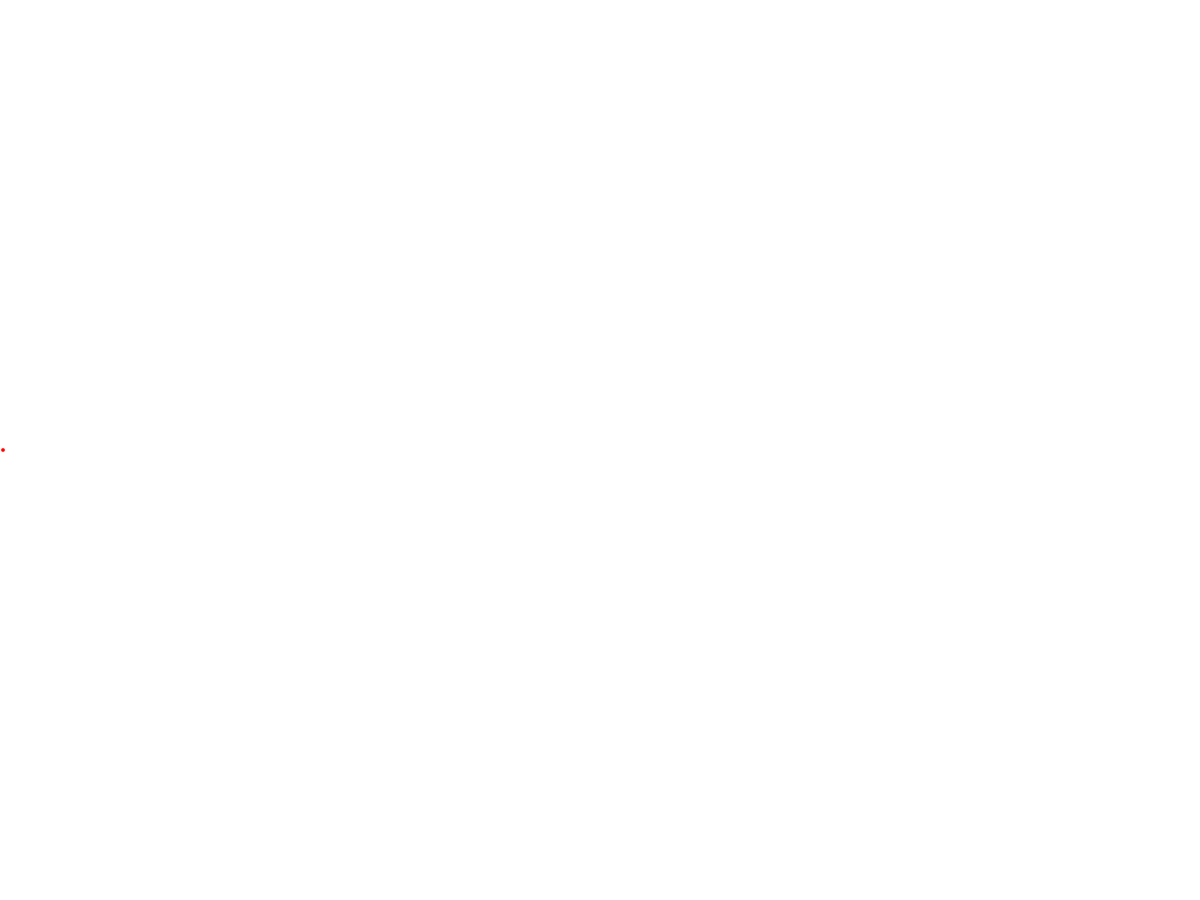
Frame 1 (no input)
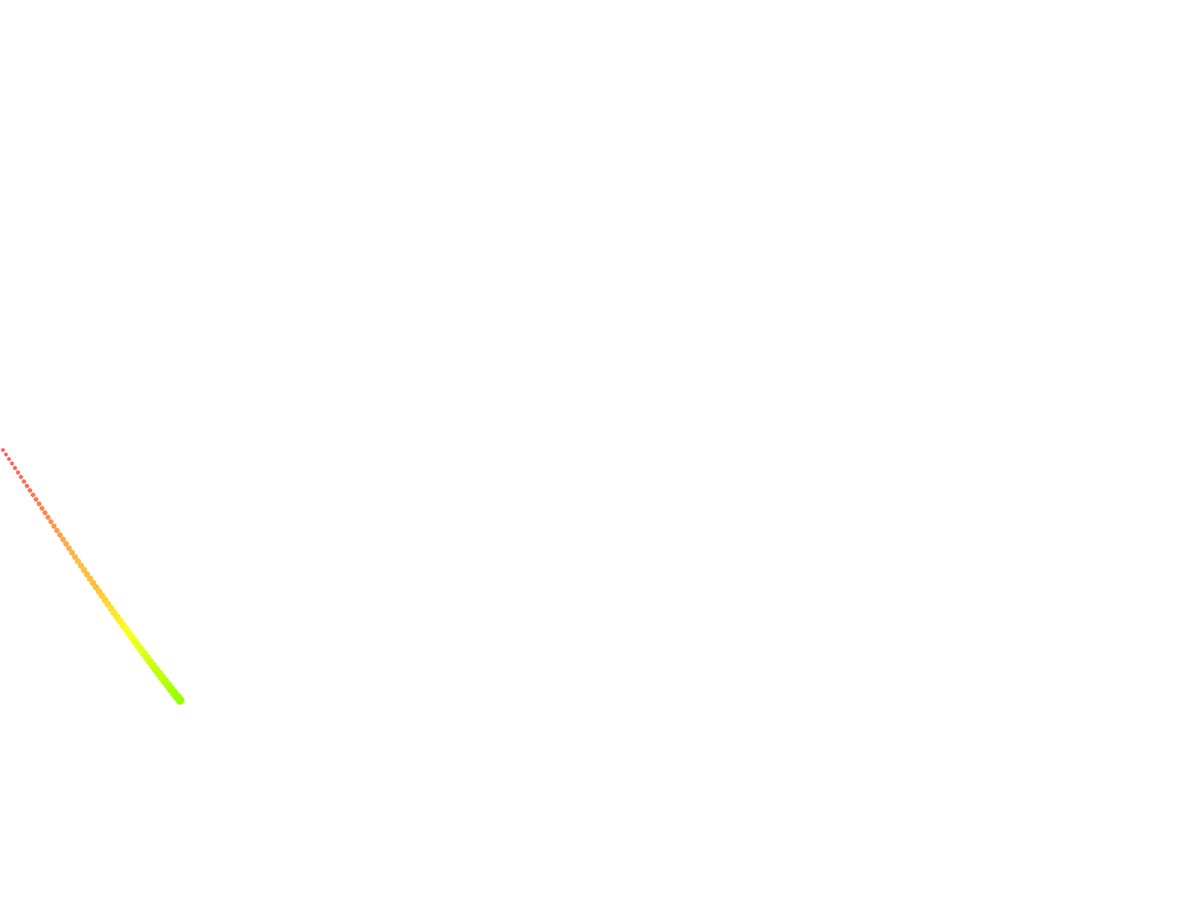
Frame 60 (the mouse pressed at the canvas centre just before this capture)
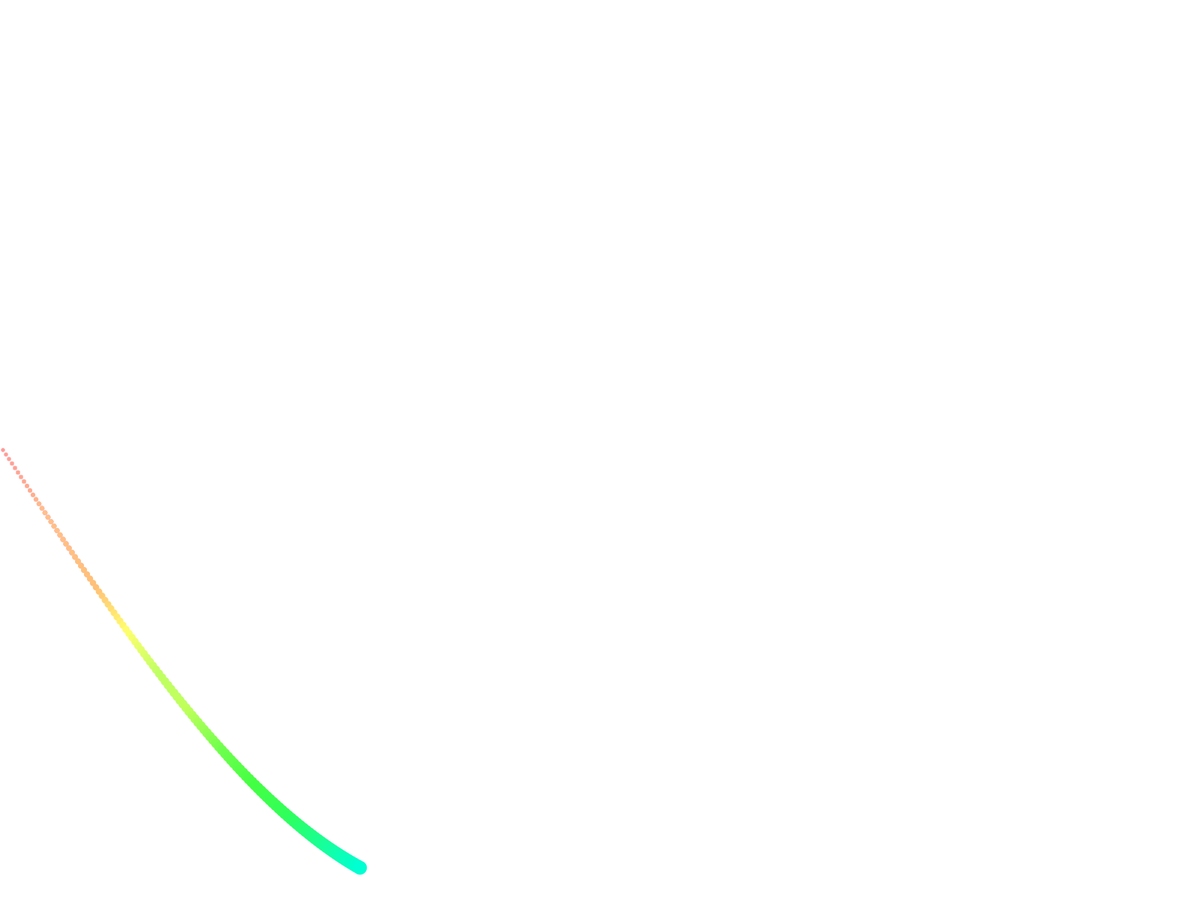
Frame 120 (the mouse held since frame 60 and released just before this capture)

The Processing sketch that drew these frames (run headless with seeded random() and noise(); from frame 60 on, the mouse is pressed at the canvas centre):

// Processing sketch: someFunRaibowThing
// ── someFunRaibowThing.pde
float val = 0.0;

void setup() {
fullScreen();
colorMode(HSB);
background(255);
  stroke(255);
  frameRate(60);
  
}

void draw() {
  fill(255, 2);
  rect(-1,-1, width+1,height+1);
  float linePos=0.0;

  //for (int i = 0; i<width; i++) {
  //  point(i, map(sin(linePos), -1., 1., 0, height )); 
  //  linePos+=.01;
  //}
  fill(frameCount%255, 255, 255);
  noStroke();
  ellipse(((frameCount*2)/.5)%width, map(sin(val), -1., 1., 0, height), map(((frameCount*2)/.5)%width, 0, width, 5, 50), map(((frameCount*2)/.5)%width, 0, width, 5, 50));

  val += .01;
  if (val >= 6.28) {
    val = 0.0;
  }
  
}
